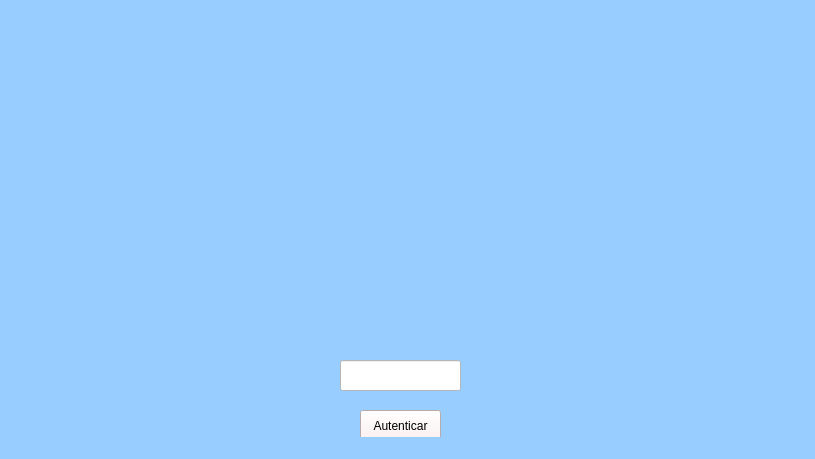
<?xml version="1.0" encoding="UTF-8"?>
<ui version="4.0">
 <class>MainWindow</class>
 <widget class="QMainWindow" name="MainWindow">
  <property name="geometry">
   <rect>
    <x>0</x>
    <y>0</y>
    <width>815</width>
    <height>459</height>
   </rect>
  </property>
  <property name="windowTitle">
   <string>MainWindow</string>
  </property>
  <property name="styleSheet">
   <string notr="true">
background-color: rgb(152, 206, 255);</string>
  </property>
  <widget class="QWidget" name="centralwidget">
   <widget class="QPushButton" name="botonAutenticar">
    <property name="geometry">
     <rect>
      <x>360</x>
      <y>410</y>
      <width>81</width>
      <height>31</height>
     </rect>
    </property>
    <property name="styleSheet">
     <string notr="true">background-color: rgb(255, 238, 238);</string>
    </property>
    <property name="text">
     <string>Autenticar</string>
    </property>
   </widget>
   <widget class="QLineEdit" name="textoAutenticar">
    <property name="geometry">
     <rect>
      <x>340</x>
      <y>360</y>
      <width>121</width>
      <height>31</height>
     </rect>
    </property>
    <property name="styleSheet">
     <string notr="true">background-color: rgb(255, 255, 255);
alternate-background-color: rgb(255, 255, 255);</string>
    </property>
   </widget>
   <widget class="QLabel" name="label">
    <property name="geometry">
     <rect>
      <x>20</x>
      <y>20</y>
      <width>801</width>
      <height>291</height>
     </rect>
    </property>
    <property name="text">
     <string/>
    </property>
    <property name="pixmap">
     <pixmap>principalIMG.png</pixmap>
    </property>
    <property name="scaledContents">
     <bool>true</bool>
    </property>
   </widget>
  </widget>
  <widget class="QStatusBar" name="statusbar"/>
 </widget>
 <resources>
  <include location="autoNomio/automataIMG.qrc"/>
  <include location="automataIMG.qrc"/>
 </resources>
 <connections/>
</ui>
